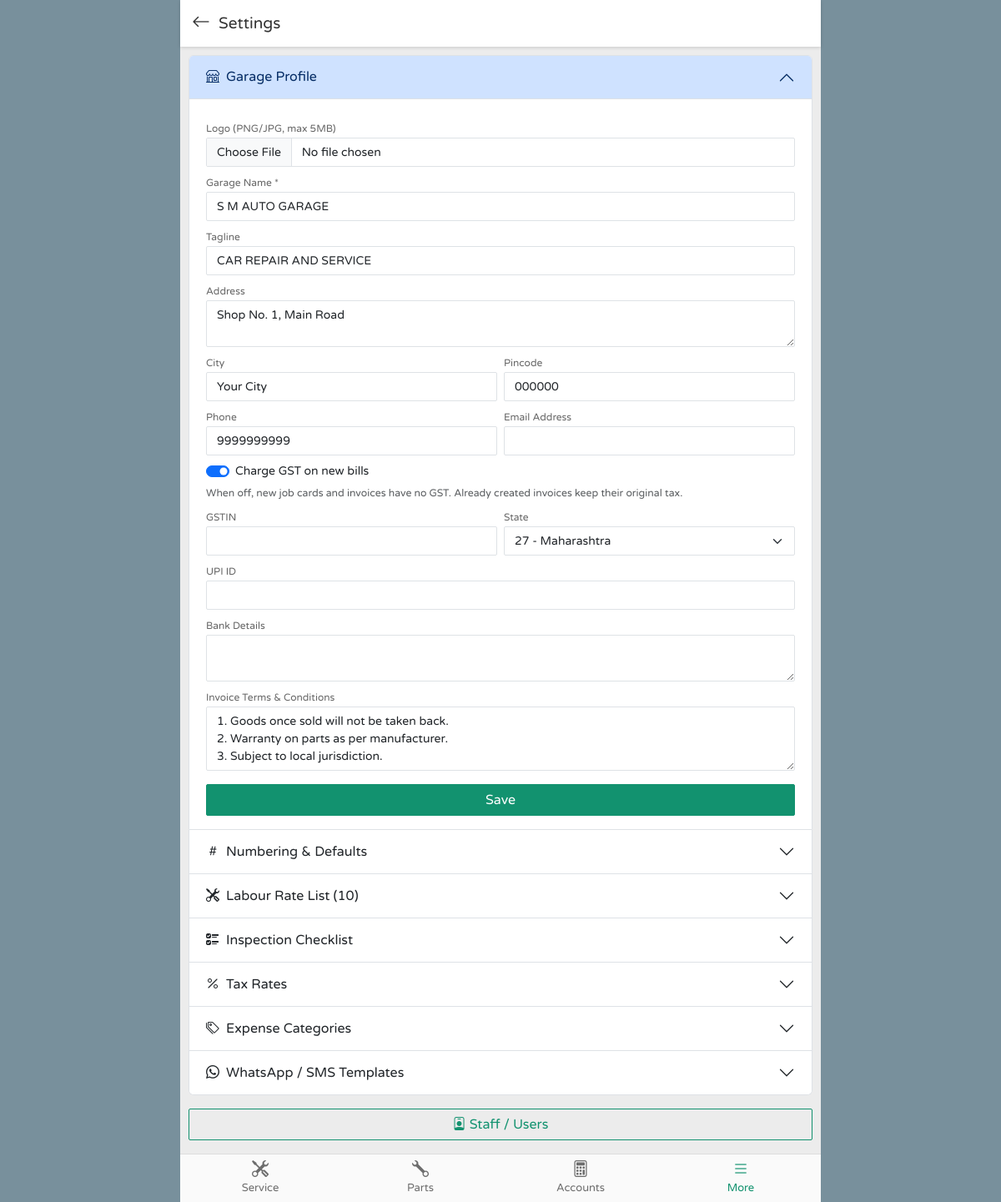
The page /settings.php (signed in) on the database its author committed.
### tables this page shows
CREATE TABLE settings (
  id                     INT UNSIGNED NOT NULL AUTO_INCREMENT,
  garage_name            VARCHAR(150) NOT NULL,
  tagline                VARCHAR(150) NULL,
  address                TEXT NULL,
  city                   VARCHAR(60)  NULL,
  pincode                VARCHAR(10)  NULL,
  phone                  VARCHAR(20)  NULL,
  email                  VARCHAR(100) NULL,
  gstin                  VARCHAR(15)  NULL,
  gst_enabled            TINYINT(1)   NOT NULL DEFAULT 1,    
  state_code             CHAR(2)      NOT NULL DEFAULT '27',
  state_name             VARCHAR(50)  NOT NULL DEFAULT 'Maharashtra',
  logo                   VARCHAR(255) NULL,
  invoice_prefix         VARCHAR(10)  NOT NULL DEFAULT 'INV-',
  invoice_next           INT UNSIGNED NOT NULL DEFAULT 1,
  invoice_fy             VARCHAR(7)   NULL,                  
  jobcard_prefix         VARCHAR(10)  NOT NULL DEFAULT 'JC-',
  jobcard_next           INT UNSIGNED NOT NULL DEFAULT 1,
  po_prefix              VARCHAR(10)  NOT NULL DEFAULT 'PO-',
  po_next                INT UNSIGNED NOT NULL DEFAULT 1,
  service_interval_days  INT UNSIGNED NOT NULL DEFAULT 180,
  service_interval_km    INT UNSIGNED NOT NULL DEFAULT 10000,
  default_language       CHAR(2)      NOT NULL DEFAULT 'en',
  invoice_terms          TEXT NULL,
  bank_details           TEXT NULL,
  upi_id                 VARCHAR(60)  NULL,
  wa_template_reminder   TEXT NULL,
  wa_template_invoice    TEXT NULL,
  wa_template_ready      TEXT NULL,
  wa_template_feedback   TEXT NULL,
  updated_at             DATETIME NULL DEFAULT CURRENT_TIMESTAMP ON UPDATE CURRENT_TIMESTAMP,
  PRIMARY KEY (id)
);

### includes/lang.php (called while the page is built, shortened)
<?php
function lang(): string
{
    if (!empty($_SESSION['lang']) && isset(LANGS[$_SESSION['lang']])) return $_SESSION['lang'];
    $d = function_exists('setting') ? (string) setting('default_language') : 'en';
    return isset(LANGS[$d]) ? $d : 'en';
}
function t(string $key): string
{
    static $dict = [];
    $l = lang();
    if (!isset($dict['en'])) $dict['en'] = require __DIR__ . '/lang/en.php';
    return $dict[$l][$key] ?? $dict['en'][$key] ?? ucfirst(str_replace('_', ' ', $key));
}
function te(string $key): string { return e(t($key)); }

### includes/helpers.php (called while the page is built, shortened)
<?php
function base_url(): string
{
    static $base = null;
    if ($base !== null) return $base;
    $root = str_replace('\\', '/', realpath(__DIR__ . '/..'));
    $doc  = str_replace('\\', '/', realpath($_SERVER['DOCUMENT_ROOT'] ?? '') ?: '');
    if ($doc !== '' && strpos($root, $doc) === 0) {
        $base = substr($root, strlen($doc));
    } else {
        $script = str_replace('\\', '/', $_SERVER['SCRIPT_NAME'] ?? '');
        $base = preg_replace('#/(api|print)/[^/]*$#', '', $script);
        $base = preg_replace('#/[^/]*\.php$#', '', $base);
    }
    return $base = rtrim($base, '/');
}
function url(string $path = ''): string { return base_url() . '/' . ltrim($path, '/'); }
function e($s): string { return htmlspecialchars((string) ($s ?? ''), ENT_QUOTES | ENT_SUBSTITUTE, 'UTF-8'); }
function setting(?string $key = null)
{
    static $s = null;
    if ($s === null) $s = row('SELECT * FROM settings WHERE id = 1') ?: ['garage_name' => APP_NAME];
    return $key === null ? $s : ($s[$key] ?? null);
}

### includes/db.php (called while the page is built, shortened)
<?php
function db(): PDO
{
    static $pdo = null;
    if ($pdo === null) {
        $dsn = 'mysql:host=' . DB_HOST . ';port=' . DB_PORT . ';dbname=' . DB_NAME . ';charset=utf8mb4';
        try {
            $pdo = new PDO($dsn, DB_USER, DB_PASS, [
                PDO::ATTR_ERRMODE            => PDO::ERRMODE_EXCEPTION,
                PDO::ATTR_DEFAULT_FETCH_MODE => PDO::FETCH_ASSOC,
                PDO::ATTR_EMULATE_PREPARES   => false,
            ]);
            $pdo->exec("SET time_zone = '+05:30'");
        } catch (PDOException $e) {
            http_response_code(500);
            exit(APP_DEBUG ? 'Database connection failed: ' . htmlspecialchars($e->getMessage())
                           : 'Database connection failed. Check config.php');
        }
    }
    return $pdo;
}
function q(string $sql, array $params = []): PDOStatement
{
    $st = db()->prepare($sql);
    $st->execute(array_values($params));
    return $st;
}
function row(string $sql, array $params = []): ?array
{
    $r = q($sql, $params)->fetch();
    return $r === false ? null : $r;
}
function rows(string $sql, array $params = []): array
{
    return q($sql, $params)->fetchAll();
}

### settings.php (the view, shortened to what this page needs)
<?php
$s = setting();
$labour = rows('SELECT * FROM labour_rates ORDER BY is_active DESC, name');
include __DIR__ . '/includes/header.php';
?>
<div class="accordion" id="acc">
  <div class="accordion-item">
    <h2 class="accordion-header"><button class="accordion-button" type="button" data-bs-toggle="collapse" data-bs-target="#s1"><i class="bi bi-shop me-2"></i><?= te('garage_profile') ?></button></h2>
    <div id="s1" class="accordion-collapse collapse show" data-bs-parent="#acc"><div class="accordion-body">
      <form data-api="settings.php?action=profile" data-reload enctype="multipart/form-data">
        <div class="row g-2">
          <div class="col-12"><label class="form-label"><?= te('logo') ?> (PNG/JPG, max <?= UPLOAD_MAX_MB ?>MB)</label><input type="file" name="logo" accept="image/png,image/jpeg,image/webp" class="form-control"></div>
          <div class="col-12"><label class="form-label"><?= te('garage_name') ?> *</label><input name="garage_name" value="<?= e($s['garage_name']) ?>" class="form-control" required></div>
          <div class="col-12"><label class="form-label"><?= te('tagline') ?></label><input name="tagline" value="<?= e($s['tagline']) ?>" class="form-control"></div>
          <div class="col-12"><label class="form-label"><?= te('address') ?></label><textarea name="address" class="form-control" rows="2"><?= e($s['address']) ?></textarea></div>
          <div class="col-6"><label class="form-label"><?= te('city') ?></label><input name="city" value="<?= e($s['city']) ?>" class="form-control"></div>
          <div class="col-6"><label class="form-label"><?= te('pincode') ?></label><input name="pincode" value="<?= e($s['pincode']) ?>" class="form-control"></div>
          <div class="col-6"><label class="form-label"><?= te('phone') ?></label><input name="phone" value="<?= e($s['phone']) ?>" class="form-control"></div>
          <div class="col-6"><label class="form-label"><?= te('email_address') ?></label><input name="email" type="email" value="<?= e($s['email']) ?>" class="form-control"></div>
          <div class="col-12"><div class="form-check form-switch">
            <input class="form-check-input" type="checkbox" role="switch" id="gstEnabled" name="gst_enabled" value="1" <?= (int) ($s['gst_enabled'] ?? 1) === 1 ? 'checked' : '' ?>>
            <label class="form-check-label" for="gstEnabled"><?= te('gst_enabled') ?></label></div>
            <small class="text-muted"><?= te('gst_enabled_help') ?></small></div>
          <div class="col-6"><label class="form-label">GSTIN</label><input name="gstin" value="<?= e($s['gstin']) ?>" maxlength="15" class="form-control" style="text-transform:uppercase"></div>
          <div class="col-6"><label class="form-label"><?= te('state') ?></label><select name="state_code" class="form-select">
            <?php foreach (GST_STATES as $code => $name): $code = str_pad((string) $code, 2, '0', STR_PAD_LEFT); ?><option value="<?= $code ?>" <?= $code === $s['state_code'] ? 'selected' : '' ?>><?= $code ?> - <?= e($name) ?></option><?php endforeach; ?></select></div>
          <div class="col-12"><label class="form-label">UPI ID</label><input name="upi_id" value="<?= e($s['upi_id']) ?>" class="form-control"></div>
          <div class="col-12"><label class="form-label"><?= te('bank_details') ?></label><textarea name="bank_details" class="form-control" rows="2"><?= e($s['bank_details']) ?></textarea></div>
          <div class="col-12"><label class="form-label"><?= te('invoice_terms') ?></label><textarea name="invoice_terms" class="form-control" rows="3"><?= e($s['invoice_terms']) ?></textarea></div>
        </div>
        <button class="btn btn-primary w-100 mt-3"><?= te('save') ?></button>
      </form>
    </div></div>
  </div>
  <div class="accordion-item">
    <h2 class="accordion-header"><button class="accordion-button collapsed" type="button" data-bs-toggle="collapse" data-bs-target="#s2"><i class="bi bi-hash me-2"></i><?= te('numbering_defaults') ?></button></h2>
  </div>
  <div class="accordion-item">
    <h2 class="accordion-header"><button class="accordion-button collapsed" type="button" data-bs-toggle="collapse" data-bs-target="#s3"><i class="bi bi-tools me-2"></i><?= te('labour_rate_list') ?> (<?= count($labour) ?>)</button></h2>
  </div>
  <div class="accordion-item">
    <h2 class="accordion-header"><button class="accordion-button collapsed" type="button" data-bs-toggle="collapse" data-bs-target="#s4"><i class="bi bi-ui-checks me-2"></i><?= te('inspection_checklist') ?></button></h2>
  </div>
  <div class="accordion-item">
    <h2 class="accordion-header"><button class="accordion-button collapsed" type="button" data-bs-toggle="collapse" data-bs-target="#s5"><i class="bi bi-percent me-2"></i><?= te('tax_rates') ?></button></h2>
  </div>
  <div class="accordion-item">
    <h2 class="accordion-header"><button class="accordion-button collapsed" type="button" data-bs-toggle="collapse" data-bs-target="#s6"><i class="bi bi-tags me-2"></i><?= te('expense_categories') ?></button></h2>
  </div>
  <div class="accordion-item">
    <h2 class="accordion-header"><button class="accordion-button collapsed" type="button" data-bs-toggle="collapse" data-bs-target="#s7"><i class="bi bi-whatsapp me-2"></i><?= te('message_templates') ?></button></h2>
  </div>
</div>
<a class="btn btn-outline-primary w-100 mt-3" href="<?= url('users.php') ?>"><i class="bi bi-person-badge"></i> <?= te('staff_users') ?></a>
<?php include __DIR__ . '/includes/footer.php'; ?>

### assets/css/app.css (style rules this page uses)
:root { --primary: #12926f; --primary-dark: #0d7559; --primary-light: #e7f4f0; --dark-btn: #263238; --danger: #f44336; --due: #e53935; --blue: #1e88e5; --navy: #1a3a8f; --grey: #78909c; --text: #212121; --muted: #757575; --line: #e0e0e0; --page-bg: #ececec; --outer-bg: #78909c; --card-shadow: 0 1px 3px rgba(0,0,0,.18), 0 1px 2px rgba(0,0,0,.10); --hdr-h: 56px; --nav-h: 58px; --app-max: 768px; --bs-primary: #12926f; --bs-primary-rgb: 18,146,111; --bs-link-color: #12926f; --bs-link-hover-color: #0d7559; }
* { -webkit-tap-highlight-color: transparent; }
html, body { height: 100%; }
body { margin: 0; font-family: "Varela Round", "Poppins", "Nirmala UI", "Noto Sans Devanagari", system-ui, -apple-system, "Segoe UI", Roboto, sans-serif; font-size: 14px; color: var(--text); background: var(--outer-bg); }
a { color: var(--primary); text-decoration: none; }
.form-label { font-size: 12px; color: #666; margin-bottom: 2px; }
.form-control, .form-select { font-size: 14px; border-radius: 2px; }
.btn-primary { --bs-btn-bg: var(--primary); --bs-btn-border-color: var(--primary); --bs-btn-hover-bg: var(--primary-dark); --bs-btn-hover-border-color: var(--primary-dark); --bs-btn-active-bg: var(--primary-dark); --bs-btn-disabled-bg: var(--primary); --bs-btn-disabled-border-color: var(--primary); border-radius: 2px; }
.btn-outline-primary { --bs-btn-color: var(--primary); --bs-btn-border-color: var(--primary); --bs-btn-hover-bg: var(--primary); --bs-btn-hover-border-color: var(--primary); --bs-btn-active-bg: var(--primary); border-radius: 2px; }
@media (min-width: 769px) { body { padding: 0; } }

### rows shown on the page
settings: garage_name "S M AUTO GARAGE", tagline "CAR REPAIR AND SERVICE", address "Shop No. 1, Main Road", city "Your City", pincode "000000", phone "9999999999", gst_enabled "☑", state_code "27 - Maharashtra", invoice_terms "1. Goods once sold will not be taken back. 2. Warranty on parts as per manufacturer. 3. Subject to local jurisdiction."

### other values the page prints
$title_html "Settings"
te('garage_profile') "Garage Profile"
te('logo') "Logo"
UPLOAD_MAX_MB "5"
te('garage_name') "Garage Name"
te('tagline') "Tagline"
te('address') "Address"
te('city') "City"
te('pincode') "Pincode"
te('phone') "Phone"
te('email_address') "Email Address"
te('gst_enabled') "Charge GST on new bills"
te('gst_enabled_help') "When off, new job cards and invoices have no GST. Already created invoices keep their original tax."
te('state') "State"
te('bank_details') "Bank Details"
